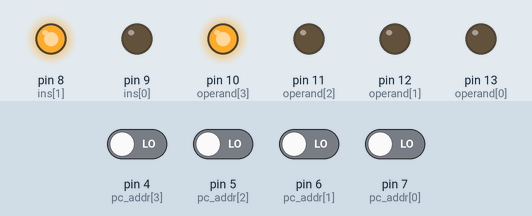
Recording of a sketch running on a simulated Arduino Uno, built with avr-gcc and run on an emulated ATmega328P. On the bench: output pins drawn as LEDs (lit = HIGH). Inputs (shaded band) come from the test bench; at power-on: pin 4 (pc_addr[3]), pin 5 (pc_addr[2]), pin 6 (pc_addr[1]), pin 7 (pc_addr[0]) LOW. Pins used as bus, display or sensor lines are not drawn.

Above: at 1.0 s.
1.1 s: pin 4 (pc_addr[3]) driven HIGH
At 1.8 s:
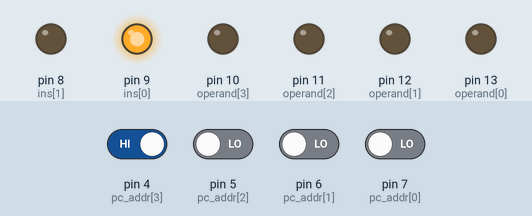
2.6 s: pin 5 (pc_addr[2]) driven HIGH
At 3.8 s:
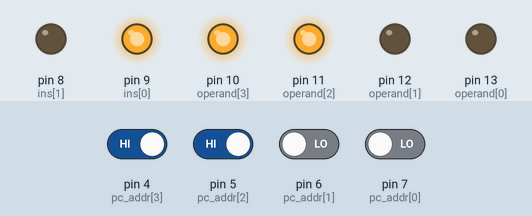
4.1 s: pin 4 (pc_addr[3]) driven LOW
At 4.8 s:
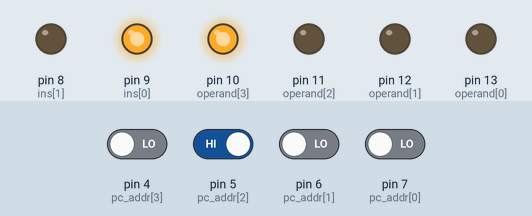
5.6 s: pin 6 (pc_addr[1]) driven HIGH
At 6.3 s:
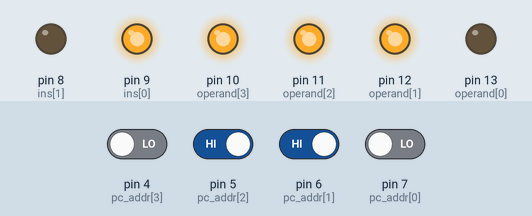
7.1 s: pin 6 (pc_addr[1]) driven LOW
At 8.3 s:
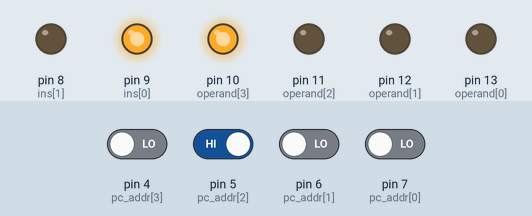
8.6 s: pin 7 (pc_addr[0]) driven HIGH
At 9.2 s:
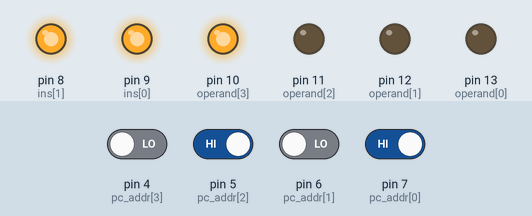
Timing chart, 0 to 11.1 s (numbered marks = the images above; inputs shaded):
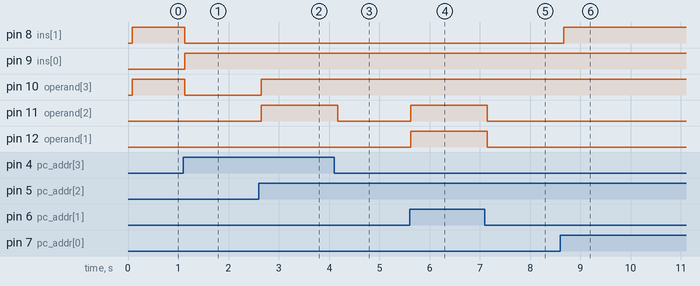

Measured:
- after the input at 1.1 s, pin 8 (ins[1]), pin 10 (operand[3]): HIGH → LOW at once; pin 9 (ins[0]): LOW → HIGH at once
- after the input at 2.6 s, pin 10 (operand[3]), pin 11 (operand[2]): LOW → HIGH after 0.05 s
- after the input at 4.1 s, pin 11 (operand[2]): HIGH → LOW after 0.08 s
- after the input at 5.6 s, pin 11 (operand[2]), pin 12 (operand[1]): LOW → HIGH at once
- after the input at 7.1 s, pin 11 (operand[2]), pin 12 (operand[1]): HIGH → LOW after 0.05 s
- after the input at 8.6 s, pin 8 (ins[1]): LOW → HIGH after 0.07 s

The sketch:

p4.ino
```cpp
#include <vector>

const uint8_t operand[] = {13, 12, 11, 10}; // 13 highest bit, output
const uint8_t ins[] = {9, 8}; // 9 highest bit, output
//const uint8_t out_reg[] = {7, 6, 5, 4}; // 7 highest bit, input
const uint8_t pc_addr[] = {7, 6, 5, 4}; // 7 highest bit, input
const uint8_t clk = 3;

#define clk_speed 40

using namespace std;

/*
0 NOP
1 LDA
2 ADD
3 JMP
*/

uint8_t pc;

/*vector<String> program = {
  "lda 0",
  "add 1",
  "add 2",
  "add 4",
  "add 8",
  "lda 1",
  "add 15",
  "jmp 0",
};*/

vector<String> program = {
  "lda 1",
  "add 0",
  "add 1",
  "add 3",
  "add 7",
  "add 15",
  "add 7",
  "add 3",
  "add 1",
  "add 0",
  "jmp 1",
};

void setup() {
  Serial.begin(115200); // Init
  // put your setup code here, to run once:
  for (int i = 0; i < 4; i++) {
    pinMode(operand[i], OUTPUT);
    pinMode(pc_addr[i], INPUT);
  }
  pinMode(ins[0], OUTPUT);
  pinMode(ins[1], OUTPUT);
  pinMode(clk, OUTPUT);
  run_with_pc();
}

void clk_pulse() {
  digitalWrite(clk, HIGH);
  delay(clk_speed);
  digitalWrite(clk, LOW);
  delay(clk_speed);
}

void cpu_write(uint8_t dataI, uint8_t insI) {
  for (int i = 0; i < 4; i++) {
    digitalWrite(operand[i], (dataI >> (3 - i)) & 1);
  }
  for (int i = 0; i < 2; i++) {
    digitalWrite(ins[i], (insI >> (1 - i)) & 1);
  }
}

/*uint8_t cpu_read() {
  int or_reg = 0;
  for (int i = 0; i < 4; i++) {
    int value = digitalRead(out_reg[i]);
    or_reg |= (value << (3 - i));
  }
  return or_reg;
}*/

void test_pc() {
  while(true) {
    uint8_t pc_val = read_pc();
    Serial.print("PC: ");
    for (int i = 3; i >= 0; i--) {
      Serial.print((pc_val >> i) & 1);
    }
    Serial.println();
    clk_pulse();
  }
}

void loop() {
  // put your main code here, to run repeatedly:
}

uint8_t read_pc() {
  uint8_t pc_temp = 0;
  for (int i = 0; i < 4; i++) {
    int value = digitalRead(pc_addr[i]);
    pc_temp |= (value << (3 - i));
  }
  return pc_temp;
}


void run_with_pc(){
  while(true) {
    clk_pulse();
    pc = read_pc();
    if(program[pc].startsWith("nop")) {
      cpu_write(0,0);
    }
    else if(program[pc].startsWith("lda ")) {
      int imm = program[pc].substring(4).toInt();
      cpu_write(imm, 1);
    }
    else if(program[pc].startsWith("add ")) {
      int imm = program[pc].substring(4).toInt();
      cpu_write(imm, 2);
    }
    else if(program[pc].startsWith("jmp ")) {
      int imm = program[pc].substring(4).toInt();
      cpu_write(imm, 3);
    }
  }
}
void execute() {
  for(pc = 0; pc < program.size(); pc++) {
    //cout << program[i] << endl;
    if(program[pc].startsWith("nop")) {
      cpu_write(0,0);
    }
    if(program[pc].startsWith("lda ")) {
      int imm = program[pc].substring(4).toInt();
      cpu_write(imm, 1);
    }
    if(program[pc].startsWith("add ")) {
      int imm = program[pc].substring(4).toInt();
      cpu_write(imm, 2);
    }
    if(program[pc].startsWith("jmp ")) {
      int imm = program[pc].substring(4).toInt();
      clk_pulse();
      pc = imm;
    }
    clk_pulse();
  }
}
```
